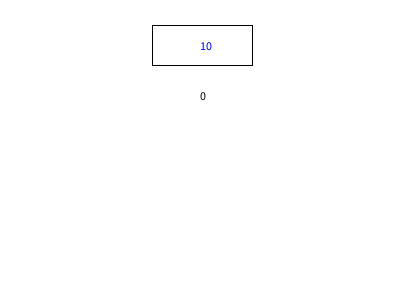
Frame 1 (no input)
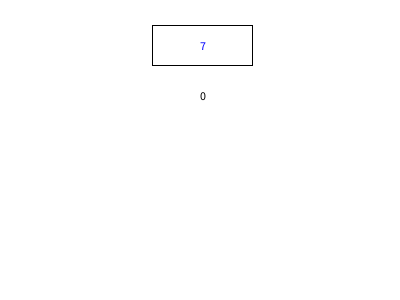
Frame 60 (the mouse pressed at the canvas centre just before this capture)
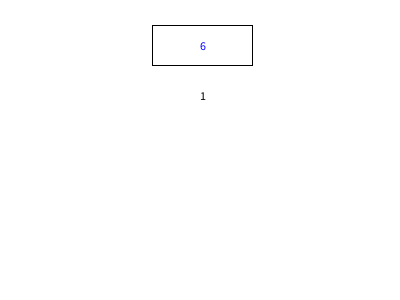
Frame 120 (the mouse held since frame 60 and released just before this capture)

The Processing sketch that drew these frames (run headless with seeded random() and noise(); from frame 60 on, the mouse is pressed at the canvas centre):

// Processing sketch: processing_182564
// ── processing_182564.pde

class Temps{
  
  int enrera;
  Temps(){
  
  enrera=10000+millis();
  }
  
  int segonsEnrera(){
    int resultat = (int)((enrera-millis())/ 1000)%60;
    if (resultat < 0){
        resultat = 0;
      }
    if(resultat<4){
      fill(255,0,0);
    }  
      return resultat; 
   }
   boolean fiEnrera(){
     return segonsEnrera()==0;
   }
   
   
   
  
   void dibuixaComptaEnrere(){
    fill(0,0,255);
    text(segonsEnrera(), 200, 50);
    noFill();
    rect(152,25,100,40);    
  }
}
Temps cronometre;
int click=0;
int suma;
void setup(){
  size(400,300);
  cronometre=new Temps();
}
void draw(){
  background(255);
 
  cronometre.dibuixaComptaEnrere();
  
  if(cronometre.fiEnrera()){
    text("acabat",50,100);
  }
  if(cronometre.segonsEnrera()==0){
    background(255);
    text("Has fet " + suma + " clicks",125,150);
    text("Podràs superar el teu rècord?",125,175);
  }
 
  fill(0);
  text(suma,200,100);
}

void mousePressed(){
    click=click+1;
    suma=suma+1;
    if(cronometre.segonsEnrera()==0){
      suma=suma-1;
    }
}
